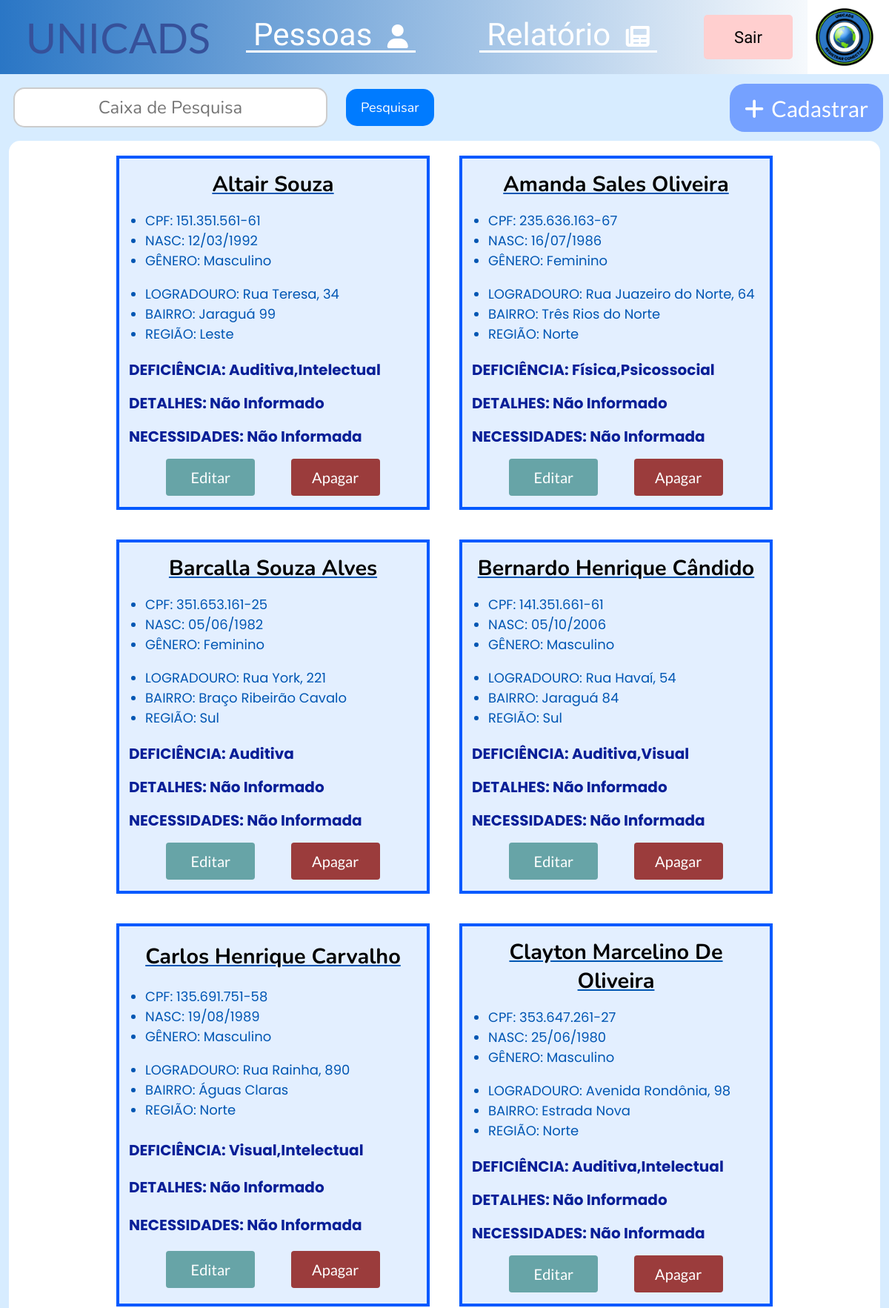
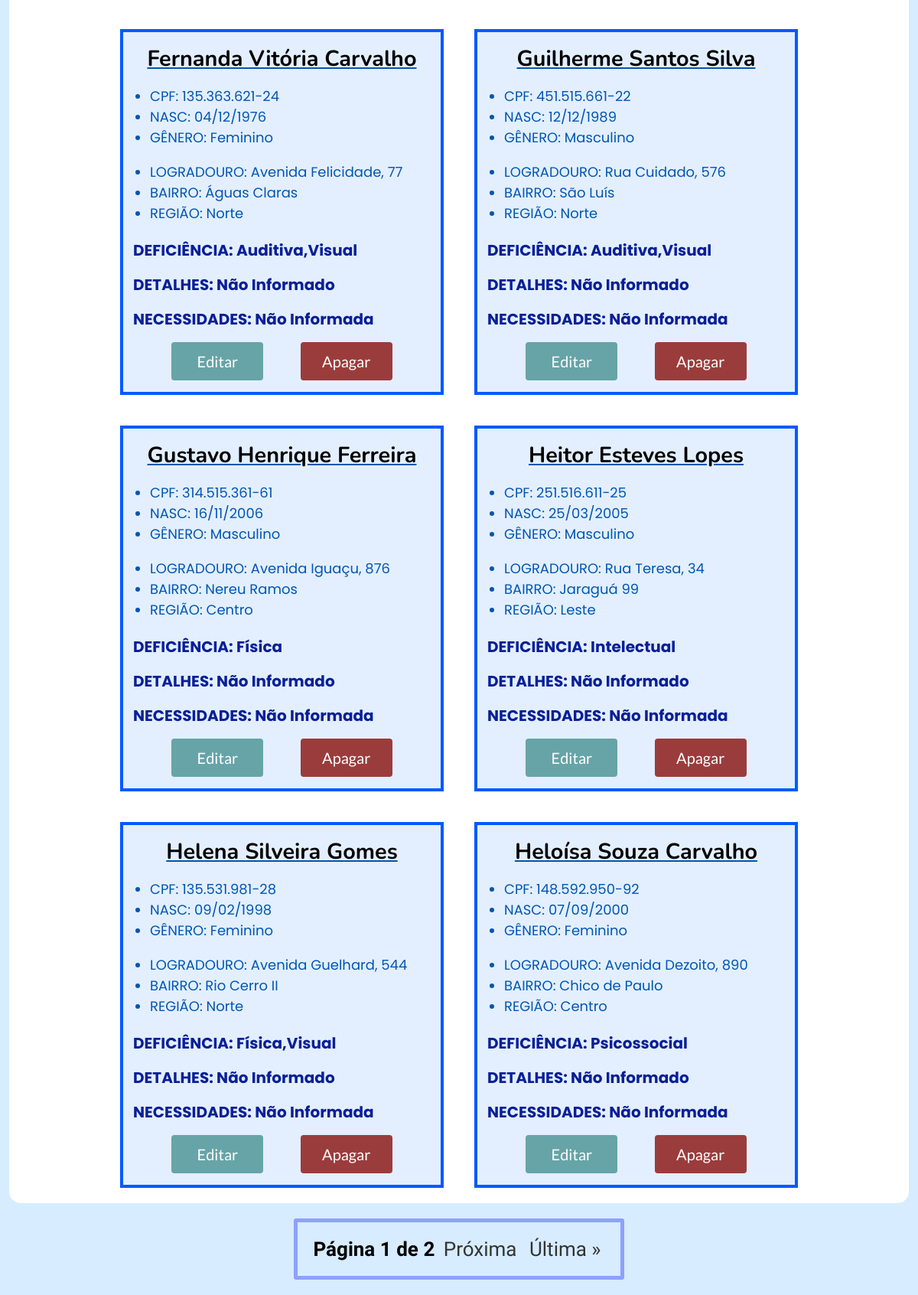
The page /pessoas/ (signed in) on the database its author committed (2 pictures, top to bottom).
### base/models.py (models this page shows, shortened)
class Pessoa(models.Model):
    nome =  models.CharField(max_length=200, blank=False, null=False)
    cpf = models.CharField(max_length=20)
    data_nasc = models.DateField()
    genero = models.CharField(
        max_length=10,
        choices=[
        ('Masculino', 'Masculino'),
        ('Feminino', 'Feminino'),
    ],
        default='Não informado',
    )
    endereco = models.ForeignKey(Endereco, on_delete=models.SET_NULL, null=True, default=None)
    deficiencias = models.CharField(max_length=100,default='')
    detalhes = models.CharField(max_length=300, default='Não Fornecido')
    necessidades = models.CharField(max_length=300, default='Não Fornecida')

class Endereco(models.Model):
    BAIRROS_CHOICES = [
        ('Água Verde', 'Água Verde'),
        ('Águas Claras', 'Águas Claras'),
        ('Amizade', 'Amizade'),
        ('Barra do Rio Cerro', 'Barra do Rio Cerro'),
        ('Barra do Rio Molha', 'Barra do Rio Molha'),
        ('Boa Vista', 'Boa Vista'),
        ('Braço Ribeirão Cavalo', 'Braço Ribeirão Cavalo'),
        ('Centenário', 'Centenário'),
        ('Centro', 'Centro'),
        ('Chico de Paulo', 'Chico de Paulo'),
        ('Czerniewicz', 'Czerniewicz'),
        ('Estrada Nova', 'Estrada Nova'),
        ('Ilha da Figueira', 'Ilha da Figueira'),
        ('Jaraguá 84', 'Jaraguá 84'),
        ('Jaraguá 99', 'Jaraguá 99'),
        ('Jaraguá Esquerdo', 'Jaraguá Esquerdo'),
        ('João Pessoa', 'João Pessoa'),
        ('Nereu Ramos', 'Nereu Ramos'),
        ('Nova Brasília', 'Nova Brasília'),
        ('Parque Malwee', 'Parque Malwee'),
        ('Rau', 'Rau'),
        ('Ribeirão Cavalo', 'Ribeirão Cavalo'),
        ('Rio Cerro I', 'Rio Cerro I'),
        ('Rio Cerro II', 'Rio Cerro II'),
        ('Rio da Luz', 'Rio da Luz'),
        ('Rio Molha', 'Rio Molha'),
        ('Santa Luzia', 'Santa Luzia'),
        ('Santo Antônio', 'Santo Antônio'),
        ('São Luís', 'São Luís'),
        ('Tifa Martins', 'Tifa Martins'),
        ('Tifa Monos', 'Tifa Monos'),
        ('Três Rios do Norte', 'Três Rios do Norte'),
        ('Três Rios do Sul', 'Três Rios do Sul'),
        ('Vieira', 'Vieira'),
        ('Vila Baependi', 'Vila Baependi'),
        ('Vila Lalau', 'Vila Lalau'),
        ('Vila Lenzi', 'Vila Lenzi'),
        ('Vila Nova', 'Vila Nova'),
    ]
    logradouro = models.CharField(max_length=200)
    bairro = models.CharField(max_length=100,
                                choices=BAIRROS_CHOICES, default='Não Informado')
    regiao = models.CharField(max_length=100)

### base/views.py (the view, shortened to what this page needs)
# urls.py: path('pessoas/', views.pessoas, name='pessoas'),
@login_required(login_url="login/")
def pessoas(request):
    pessoas_list = Pessoa.objects.all().order_by('nome')
    pesquisa = request.GET.get('pesquisa')
    paginator = Paginator(pessoas_list, 12)
    pagina = request.GET.get('pagina')
    try:
        pessoas = paginator.page(pagina)
    except PageNotAnInteger:
        pessoas = paginator.page(1)
    except EmptyPage:
        pessoas = paginator.page(paginator.num_pages)
    for pessoa in pessoas:
        data_nasc_formatada = pessoa.data_nasc.strftime('%d/%m/%Y')
        pessoa.data_nasc = datetime.strptime(data_nasc_formatada, '%d/%m/%Y')
    return render(request, 'pessoas.html', {'pessoas': pessoas})

### base/templates/pessoas.html (shortened to what this page needs)
{% extends "base.html" %} {% load static %}
{% block css %}
{% static 'css/pessoas.css' %}
{% endblock %}
{% block conteudo %}
<link
  rel="stylesheet"
  href="https://cdnjs.cloudflare.com/ajax/libs/font-awesome/6.0.0-beta3/css/all.min.css"
/>
<main>
  <div class="cima">
    <form method="get" class="caixa-de-pesquisa">
      <div class="caixa">
        <input
          type="text"
          name="pesquisa"
          id="id_pesquisa"
          autocomplete="off"
          placeholder="Caixa de Pesquisa"
        />
      </div>
      <div class="botao">
        <button type="submit" class="btn">Pesquisar</button>
      </div>
    </form>
    <div class="cadastrar">
      <form action="{% url 'cadastro' %}">
        <button class="cadastro" type="submit">
          <i class="fas fa-plus"></i>Cadastrar
        </button>
      </form>
    </div>
  </div>
  <div class="conteudo">
    {% for pessoa in pessoas %}
    <div class="pessoa">
      <h1 class="nome">{{ pessoa.nome }}</h1>
      <ul>
        <li>CPF: {{ pessoa.cpf }}</li>
        <li>NASC: {{ pessoa.data_nasc|date:"d/m/Y" }}</li>
        {% if pessoa.genero == 'Masculino' %}
        <li>GÊNERO: Masculino</li>
        {% else %}
        <li>GÊNERO: Feminino</li>
        {% endif %}
        <br />
        <li>LOGRADOURO: {{ pessoa.endereco.logradouro }}</li>
        <li>BAIRRO: {{ pessoa.endereco.bairro }}</li>
        <li>REGIÃO: {{ pessoa.endereco.regiao }}</li>
      </ul>
      <p class="deficiencia">DEFICIÊNCIA: {{ pessoa.deficiencias }}</p>
      {% if pessoa.detalhes %}
      <p class="detalhes">DETALHES: {{ pessoa.detalhes }}</p>
      {% else %}
      <p class="detalhes">DETALHES: Não Informado</p>
      {% endif %} {% if pessoa.necessidades %}
      <p class="necessidades">NECESSIDADES: {{ pessoa.necessidades }}</p>
      {% else %}
      <p class="necessidades">NECESSIDADES: Não Informada</p>
      {% endif %}
      <div class="botoes">
        <form method="POST" action="{% url 'editar' pessoa.id %}">
          <button class="editar">Editar</button>
        </form>
        <form method="POST" action="{% url 'apagar' pessoa.id %}">
          <button
            type="submit"
            onclick="return confirm('Tem certeza que deseja apagar esta pessoa?')"
            class="apagar"
          >
            Apagar
          </button>
        </form>
      </div>
    </div>
    {% endfor %}
  </div>
  <div class="paginas">
    <span class="links">
      <span class="atual">
        Página {{ pessoas.number }} de {{ pessoas.paginator.num_pages }}
      </span>
      {% if pessoas.has_next %}
      <a href="?pagina={{ pessoas.next_page_number }}">Próxima</a>
      <a href="?pagina={{ pessoas.paginator.num_pages }}">Última &raquo;</a>
      {% endif %}
    </span>
  </div>
</main>
{% endblock %}

### static/css/pessoas.css (style rules this page uses)
main { display: flex; flex-direction: column; align-items: center; }
.cima { width: 97%; display: flex; align-items: center; justify-content: space-between; margin-top: 10px; }
.cadastro { width: 100%; padding: 15px; height: 65px; margin-left: 10px; font-size: 30px; font-family: 'Lato'; background-color: rgb(117, 161, 255); color: #fff; border: none; border-radius: 20px; cursor: pointer; transition: background 0.3s ease; }
.cadastro i { margin-right: 10px; }
.caixa-de-pesquisa { width: fit-content; height: 70px; margin-right: 30px; display: flex; align-items: center; justify-content: flex-end; }
.caixa { display: flex; justify-content: center; align-items: center; margin-right: 15px; }
.caixa input[type="text"] { text-align: center; height: 30px; width: 400px; padding: 10px; border: 2px solid #ccc; border-radius: 15px; font-size: 24px; font-family: 'Nunito'; outline: none; }
.botao button { height: 50px; margin-left: 10px; padding: 0 20px; background-color: #007bff; color: #fff; border: none; border-radius: 15px; font-size: 18px; font-family: 'Nunito'; cursor: pointer; transition: background-color 0.3s ease; }
.conteudo { display: flex; flex-wrap: wrap; justify-content: center; margin-top: 10px; min-height: 600px; width: 98%; background-color: #ffffff; border-radius: 15px; }
.pessoa { display: flex; flex-direction: column; justify-content: space-evenly; margin: 20px; padding: 15px; min-width: 385px; max-width: 385px; min-height: 200px; background-color: #e3efff; border: 4px solid rgb(0, 89, 255); }
.pessoa h1 { word-wrap: break-word; text-align: center; margin-bottom: 0px; margin-top: 0px; text-decoration: #0056b3 underline; font-family: 'Nunito'; font-size: 180%; }
.pessoa li { margin-left: -20px; font-size: 18px; font-family: 'Poppins'; color: #0056b3; }
.pessoa ul { margin-bottom: 0px; }
.deficiencia, .necessidades, .detalhes { word-wrap: break-word; margin-top: 20px; margin-left: -2px; margin-bottom: -5px; font-size: 20px; font-weight: bold; text-justify: auto; font-family: 'Poppins'; color: rgb(9, 31, 151); }
.botoes { display: flex; justify-content: space-evenly; align-content: center; }
.editar, .apagar { margin-top: 20px; width: 120px; height: 50px; font-family: 'Lato'; font-size: 20px; color: #fff; border: none; border-radius: 4px; cursor: pointer; transition: background 0.3s ease; }
.editar { background-color: rgb(103, 164, 167); }
.apagar { background-color: rgb(155, 60, 60); }
.paginas { padding: 20px; text-align: center; }
.links { display: inline-block; border: 5px solid #8da1ff; padding: 20px; border-radius: 3px; font-family: 'Quicksand'; font-size: 26px; }
.links a { padding: 5px; color: #333; text-decoration: none; border-radius: 10px; transition: all 0.5s ease; }
.atual { font-weight: bold; }

### base/templates/base.html (style rules this page uses)
body { margin: 0; padding: 0; min-height: 900px; min-width: fit-content; background-color: rgb(215, 236, 255); }

### rows shown on the page
Pessoa: nome "Altair Souza", cpf "151.351.561-61", data_nasc "12/03/1992", genero "GÊNERO: Masculino", endereco.logradouro "Rua Teresa, 34", endereco.bairro "Jaraguá 99", endereco.regiao "Leste", deficiencias "Auditiva,Intelectual", detalhes "DETALHES: Não Informado", necessidades "NECESSIDADES: Não Informada"
Pessoa: nome "Amanda Sales Oliveira", cpf "235.636.163-67", data_nasc "16/07/1986", genero "GÊNERO: Feminino", endereco.logradouro "Rua Juazeiro do Norte, 64", endereco.bairro "Três Rios do Norte", endereco.regiao "Norte", deficiencias "Física,Psicossocial", detalhes "DETALHES: Não Informado", necessidades "NECESSIDADES: Não Informada"
Pessoa: nome "Barcalla Souza Alves", cpf "351.653.161-25", data_nasc "05/06/1982", genero "GÊNERO: Feminino", endereco.logradouro "Rua York, 221", endereco.bairro "Braço Ribeirão Cavalo", endereco.regiao "Sul", deficiencias "Auditiva", detalhes "DETALHES: Não Informado", necessidades "NECESSIDADES: Não Informada"
Pessoa: nome "Bernardo Henrique Cândido", cpf "141.351.661-61", data_nasc "05/10/2006", genero "GÊNERO: Masculino", endereco.logradouro "Rua Havaí, 54", endereco.bairro "Jaraguá 84", endereco.regiao "Sul", deficiencias "Auditiva,Visual", detalhes "DETALHES: Não Informado", necessidades "NECESSIDADES: Não Informada"
Pessoa: nome "Carlos Henrique Carvalho", cpf "135.691.751-58", data_nasc "19/08/1989", genero "GÊNERO: Masculino", endereco.logradouro "Rua Rainha, 890", endereco.bairro "Águas Claras", endereco.regiao "Norte", deficiencias "Visual,Intelectual", detalhes "DETALHES: Não Informado", necessidades "NECESSIDADES: Não Informada"
Pessoa: nome "Clayton Marcelino De Oliveira", cpf "353.647.261-27", data_nasc "25/06/1980", genero "GÊNERO: Masculino", endereco.logradouro "Avenida Rondônia, 98", endereco.bairro "Estrada Nova", endereco.regiao "Norte", deficiencias "Auditiva,Intelectual", detalhes "DETALHES: Não Informado", necessidades "NECESSIDADES: Não Informada"
Pessoa: nome "Fernanda Vitória Carvalho", cpf "135.363.621-24", data_nasc "04/12/1976", genero "GÊNERO: Feminino", endereco.logradouro "Avenida Felicidade, 77", endereco.bairro "Águas Claras", endereco.regiao "Norte", deficiencias "Auditiva,Visual", detalhes "DETALHES: Não Informado", necessidades "NECESSIDADES: Não Informada"
Pessoa: nome "Guilherme Santos Silva", cpf "451.515.661-22", data_nasc "12/12/1989", genero "GÊNERO: Masculino", endereco.logradouro "Rua Cuidado, 576", endereco.bairro "São Luís", endereco.regiao "Norte", deficiencias "Auditiva,Visual", detalhes "DETALHES: Não Informado", necessidades "NECESSIDADES: Não Informada"
Pessoa: nome "Gustavo Henrique Ferreira", cpf "314.515.361-61", data_nasc "16/11/2006", genero "GÊNERO: Masculino", endereco.logradouro "Avenida Iguaçu, 876", endereco.bairro "Nereu Ramos", endereco.regiao "Centro", deficiencias "Física", detalhes "DETALHES: Não Informado", necessidades "NECESSIDADES: Não Informada"
Pessoa: nome "Heitor Esteves Lopes", cpf "251.516.611-25", data_nasc "25/03/2005", genero "GÊNERO: Masculino", endereco.logradouro "Rua Teresa, 34", endereco.bairro "Jaraguá 99", endereco.regiao "Leste", deficiencias "Intelectual", detalhes "DETALHES: Não Informado", necessidades "NECESSIDADES: Não Informada"
Pessoa: nome "Helena Silveira Gomes", cpf "135.531.981-28", data_nasc "09/02/1998", genero "GÊNERO: Feminino", endereco.logradouro "Avenida Guelhard, 544", endereco.bairro "Rio Cerro II", endereco.regiao "Norte", deficiencias "Física,Visual", detalhes "DETALHES: Não Informado", necessidades "NECESSIDADES: Não Informada"
Pessoa: nome "Heloísa Souza Carvalho", cpf "148.592.950-92", data_nasc "07/09/2000", genero "GÊNERO: Feminino", endereco.logradouro "Avenida Dezoito, 890", endereco.bairro "Chico de Paulo", endereco.regiao "Centro", deficiencias "Psicossocial", detalhes "DETALHES: Não Informado", necessidades "NECESSIDADES: Não Informada"

### other values the page prints
{{ pessoas.number }} "1"
{{ pessoas.paginator.num_pages }} "2"
